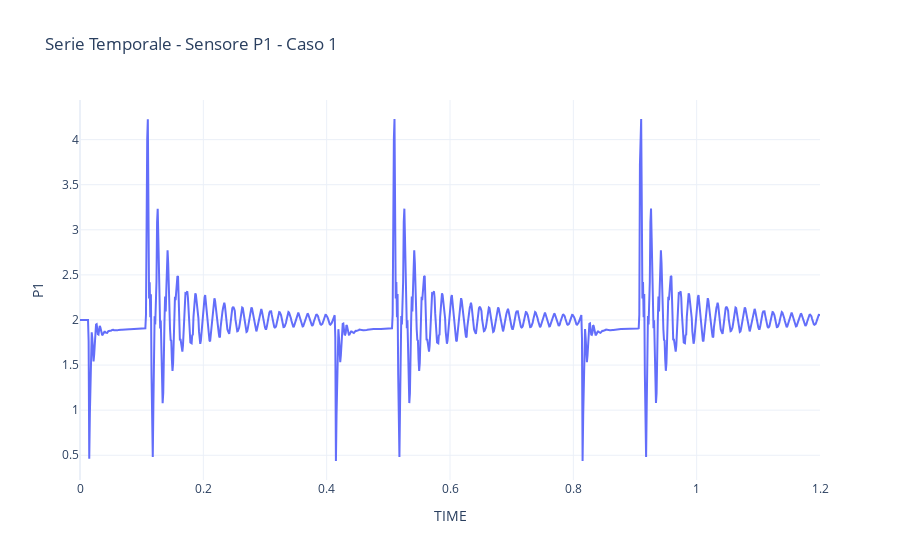

Here is the notebook cell this chart was saved with:
### Markdown cell above
# Visualizzazione per Sensore e Caso

### Code cell
# Selezione di un sensore specifico (scegliamo il primo sensore disponibile)
sensore_selezionato = df_train.columns[1]  # Ignoriamo TIME e Case

# Selezione di un solo caso tra i 178 disponibili
caso_selezionato = 1  # Cambia questo valore per selezionare un altro caso
df_caso = df_train[df_train["Case"] == caso_selezionato]

# Creazione del grafico a linee con Plotly
fig = go.Figure()

fig.add_trace(go.Scatter(
    x=df_caso["TIME"],
    y=df_caso[sensore_selezionato],
    mode='lines',
    name=sensore_selezionato
))

fig.update_layout(
    title=f"Serie Temporale - Sensore {sensore_selezionato} - Caso {caso_selezionato}",
    xaxis_title="TIME",
    yaxis_title=sensore_selezionato,
    template="plotly_white"
)

# Mostra il grafico
fig.show()

### Figure 1 — Plotly figure (JSON) as saved in the notebook; plotly's stock layout.template omitted (floating-point values rounded to 4 significant figures; data arrays with more than 128 entries replaced by an {"elided": "..."} marker saying what was removed)
{"data": [{"mode": "lines", "name": "P1", "type": "scatter", "x": {"elided": "1201 float values"}, "y": {"elided": "1201 float values"}}], "layout": {"title": {"text": "Serie Temporale - Sensore P1 - Caso 1"}, "xaxis": {"title": {"text": "TIME"}}, "yaxis": {"title": {"text": "P1"}}}}
